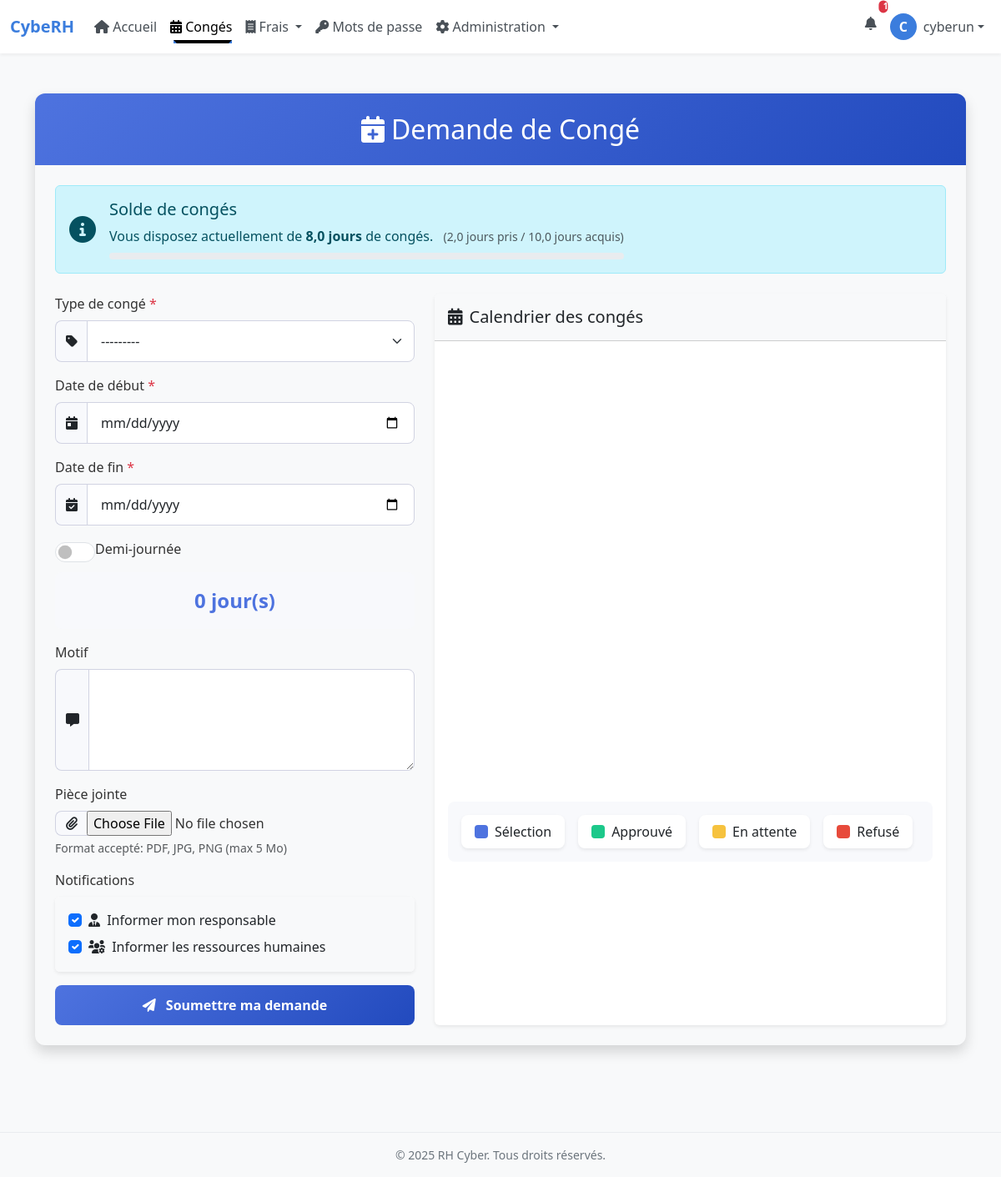
The page /leave-request/ (signed in) on the database as committed earlier.
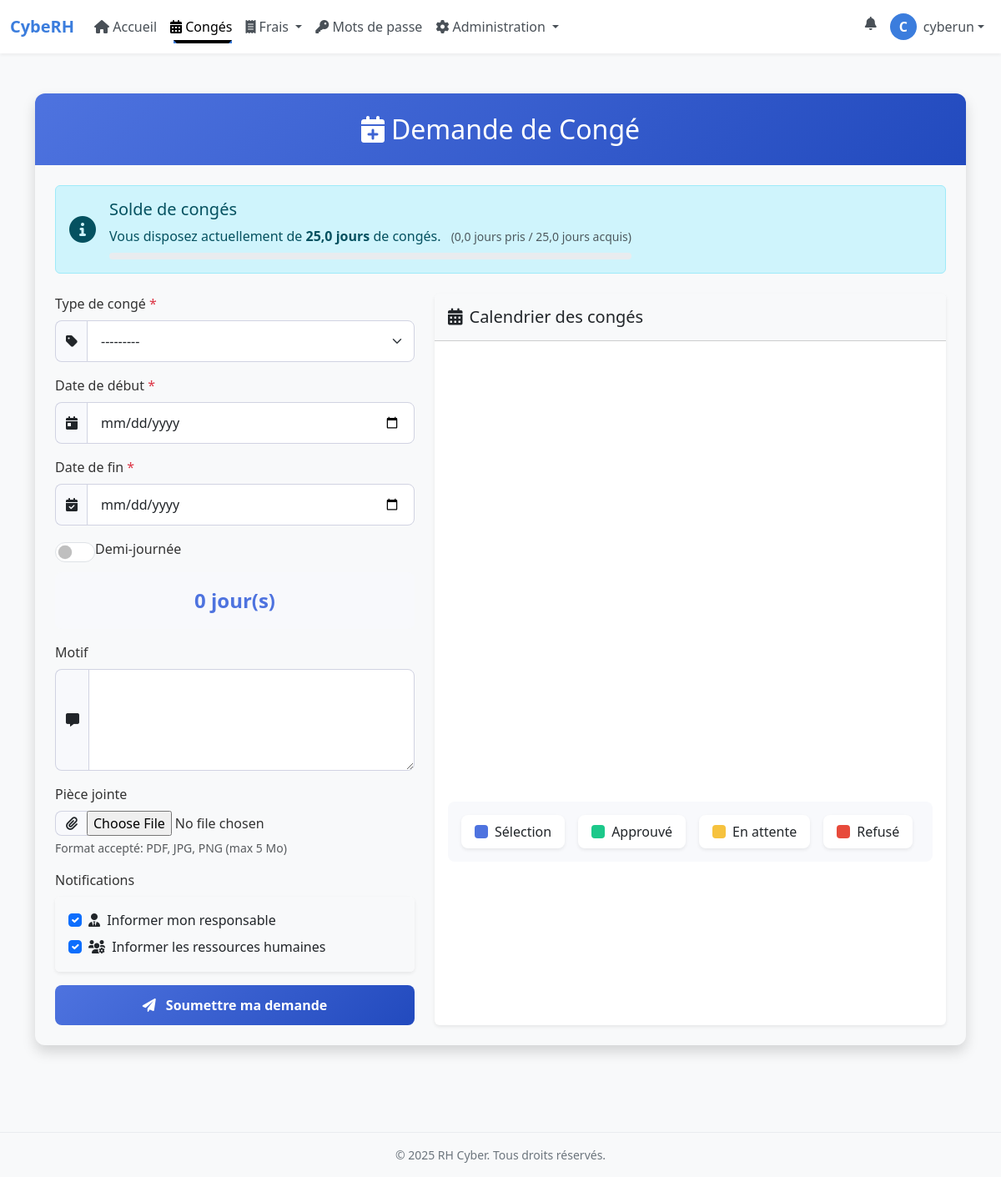
The same page on the database as committed later.
### rh_management/models.py (models this page shows, shortened)
class LeaveBalance(models.Model):
    user = models.OneToOneField(User, on_delete=models.CASCADE, related_name='leave_balance')
    acquired = models.FloatField(default=0.0, help_text="Total des jours de congés acquis")
    taken = models.FloatField(default=0.0, help_text="Total des jours de congés pris")
    @property
    def available(self):
        return self.acquired - self.taken

### rh_management/views/leave_views.py (the view, shortened to what this page needs)
# urls.py: path("leave-request/", leave_request_view, name="leave_request"),  # Leave request page
@login_required
def leave_request_view(request):
    if not request.user.is_authenticated:
        return redirect('login')
    leave_balance, created = LeaveBalance.objects.get_or_create(
        user=request.user,
        defaults={'acquired': 25.0, 'taken': 0.0}
    )
    if request.method == 'POST':
        form = LeaveRequestForm(request.POST, request.FILES)
        if form.is_valid():
            leave_request = form.save(commit=False)
            leave_request.user = request.user
            if request.POST.get('half_day') == 'on':
                leave_request.half_day = True
                leave_request.half_day_period = request.POST.get('half_day_period', 'morning')
                leave_request.end_date = leave_request.start_date
            leave_request.save()
            notify_manager = request.POST.get('notify_manager') == 'on'
            notify_hr = request.POST.get('notify_hr') == 'on'
            recipients = []
            if notify_manager:
                recipients.extend(['alain@example.com', 'bastien@example.com'])
            if notify_hr:
                recipients.extend(['sarah@example.com', 'coordinateur@example.com'])
            if recipients:
                subject = f"Nouvelle demande de congé de {request.user.get_full_name() or request.user.username}"
                message = f"""
                Une nouvelle demande de congé a été soumise:

                Employé: {request.user.get_full_name() or request.user.username}
                Type de congé: {leave_request.get_leave_type_display()}
                Du: {leave_request.start_date}
                Au: {leave_request.end_date}
                {f"Demi-journée: {leave_request.get_half_day_period_display()}" if leave_request.half_day else ""}
                Raison: {leave_request.reason or "Non spécifiée"}

                Veuillez vous connecter à l'application pour examiner cette demande.
                """
                send_mail(
                    subject,
                    message,
                    'noreply@rhcyber.com',
                    recipients
                )
            messages.success(request, "Votre demande de congé a été soumise avec succès.")
            return redirect('dashboard')
    else:
        form = LeaveRequestForm()
    is_admin = request.user.is_superuser
    is_rh = request.user.is_staff
    is_encadrant = request.user.groups.filter(name='Encadrant').exists()
    new_leave_requests_count = 0
    new_expense_reports_count = 0
    new_kilometric_expenses_count = 0
    if is_admin or is_rh or is_encadrant:
        if is_admin or is_rh:
            from ..models import ExpenseReport, KilometricExpense
            new_leave_requests_count = LeaveRequest.objects.filter(status='pending').count()
            new_expense_reports_count = ExpenseReport.objects.filter(status='pending').count()
            new_kilometric_expenses_count = KilometricExpense.objects.filter(status='pending').count()
    context = {
        'form': form,
        'leave_balance': leave_balance,
        'is_admin': is_admin,
        'is_rh': is_rh,
        'is_encadrant': is_encadrant,
        'new_leave_requests_count': new_leave_requests_count,
        'new_expense_reports_count': new_expense_reports_count,
        'new_kilometric_expenses_count': new_kilometric_expenses_count,
    }
    return render(request, 'rh_management/leave_request.html', context)

### rh_management/forms.py
class LeaveRequestForm(BaseForm):
    attachment = forms.FileField(required=False, label="Joindre un justificatif")
    class Meta:
        model = LeaveRequest
        fields = ['leave_type', 'start_date', 'end_date', 'reason', 'attachment', 'notification_emails']
        widgets = {
            'leave_type': forms.Select(attrs={'class': 'form-select'}),
            'start_date': forms.DateInput(attrs={'type': 'date', 'class': 'form-control'}),
            'end_date': forms.DateInput(attrs={'type': 'date', 'class': 'form-control'}),
            'reason': forms.Textarea(attrs={'class': 'form-control', 'rows': 4}),
            'attachment': forms.FileInput(attrs={'class': 'form-control-file'}),
        }
    def __init__(self, *args, **kwargs):
        super().__init__(*args, **kwargs)
        self.setup_layout('Demande de congé', self.Meta.fields)

### rh_management/forms.py (called while the page is built)
    def setup_layout(self, title, fields):
        self.helper.layout = Layout(
            Fieldset(title, *fields),
            Div(Submit('submit', 'Soumettre', css_class='btn btn-primary'),
                css_class='d-grid gap-2')
        )

### templates/rh_management/leave_request.html (shortened to what the changed rows need)
{% extends "base.html" %}
{% block extra_css %}
<link href="https://cdn.jsdelivr.net/npm/fullcalendar@5.11.3/main.min.css" rel="stylesheet">
{% endblock %}
{% block content %}
<div class="container py-4">
    <div class="row">
        <div class="col-lg-12">
            <div class="form-card mb-4">
                <div class="header-gradient">
                    <h2 class="mb-0 text-center">
                        <i class="fas fa-calendar-plus me-2"></i>Demande de Congé
                    </h2>
                </div>
                <div class="card-body p-4">
                    <div class="alert alert-info mb-4">
                        <div class="d-flex align-items-center">
                            <div>
                                <p class="mb-0">
                                    Vous disposez actuellement de <strong>{{ leave_balance.available }} jours</strong> de congés.
                                    <span class="ms-2 small text-muted">({{ leave_balance.taken }} jours pris / {{ leave_balance.acquired }} jours acquis)</span>
                                </p>
                            </div>
                        </div>
                    </div>
                </div>
            </div>
        </div>
    </div>
</div>
{% endblock %}

### templates/base.html (shortened to what this page needs)
{% load static %}
<!DOCTYPE html>
<html lang="fr">
<head>
    <link href="https://cdn.jsdelivr.net/npm/bootstrap@5.3.0-alpha1/dist/css/bootstrap.min.css" rel="stylesheet">
    <link rel="stylesheet" href="https://cdnjs.cloudflare.com/ajax/libs/font-awesome/6.0.0/css/all.min.css">
    {% block extra_css %}{% endblock %}
</head>
<body>
<nav class="navbar navbar-expand-lg sticky-top">
    <div class="container-fluid">
        <a class="navbar-brand d-flex align-items-center" href="/">
            <span>CybeRH</span>
        </a>
        <div class="collapse navbar-collapse" id="mainNavbar">
            <ul class="navbar-nav me-auto mb-2 mb-lg-0">
                <li class="nav-item">
                    <a class="nav-link {% if request.path == '/dashboard/' %}active{% endif %}" href="{% url 'dashboard' %}">
                        <i class="fas fa-home"></i> Accueil
                    </a>
                </li>
                <li class="nav-item dropdown">
                    <a class="nav-link dropdown-toggle {% if '/leave' in request.path %}active{% endif %}" href="#" data-bs-toggle="dropdown">
                        <i class="fas fa-calendar-alt"></i> Congés
                    </a>
                </li>
                <li class="nav-item dropdown">
                    <a class="nav-link dropdown-toggle {% if '/expense' in request.path or '/kilometric' in request.path %}active{% endif %}" href="#" data-bs-toggle="dropdown">
                        <i class="fas fa-receipt"></i> Frais
                    </a>
                </li>
                <li class="nav-item">
                    <a class="nav-link {% if 'password' in request.path %}active{% endif %}" href="/passwords/">
                        <i class="fas fa-key"></i> Mots de passe
                    </a>
                </li>
                {% if request.user.is_superuser %}
                <li class="nav-item dropdown">
                    <a class="nav-link dropdown-toggle {% if '/admin/' in request.path or '/manage-users/' in request.path %}active{% endif %}" href="#" data-bs-toggle="dropdown">
                        <i class="fas fa-cog"></i> Administration
                    </a>
                </li>
                {% endif %}
            </ul>
            <ul class="navbar-nav">
                <li class="nav-item dropdown">
                    <a class="nav-link position-relative" href="#" data-bs-toggle="dropdown">
                        <i class="fas fa-bell"></i> {% with total_notifications=new_leave_requests_count|default:0|add:new_expense_reports_count|default:0|add:new_kilometric_expenses_count|default:0 %}{% if total_notifications > 0 %}
                        <span class="position-absolute top-0 start-100 translate-middle badge rounded-pill bg-danger notification-badge">
                            {{ total_notifications }}
                        </span>
                        {% endif %}
                        {% endwith %}
                    </a>
                </li>
                <li class="nav-item dropdown">
                    <a class="nav-link dropdown-toggle d-flex align-items-center" href="#" data-bs-toggle="dropdown">
                        <div class="user-avatar">{{ request.user.username|first|upper }}</div>
                        <span class="d-none d-md-inline">{{ request.user.get_full_name|default:request.user.username }}</span>
                    </a>
                </li>
            </ul>
        </div>
    </div>
</nav>
<main class="main-container">
    {% block content %}{% endblock %}
</main>
<footer class="footer text-center">
    <div class="container">
        <span>&copy; 2025 RH Cyber. Tous droits réservés.</span>
    </div>
</footer>
</body>
</html>

Rows that differ between the two databases and show on the page:
changed LeaveBalance: available "8,0" → "25,0"; taken "2,0" → "0,0"; acquired "10,0" → "25,0"
Other text that changed with them:
{{ total_notifications }}: "1" → (not shown)
